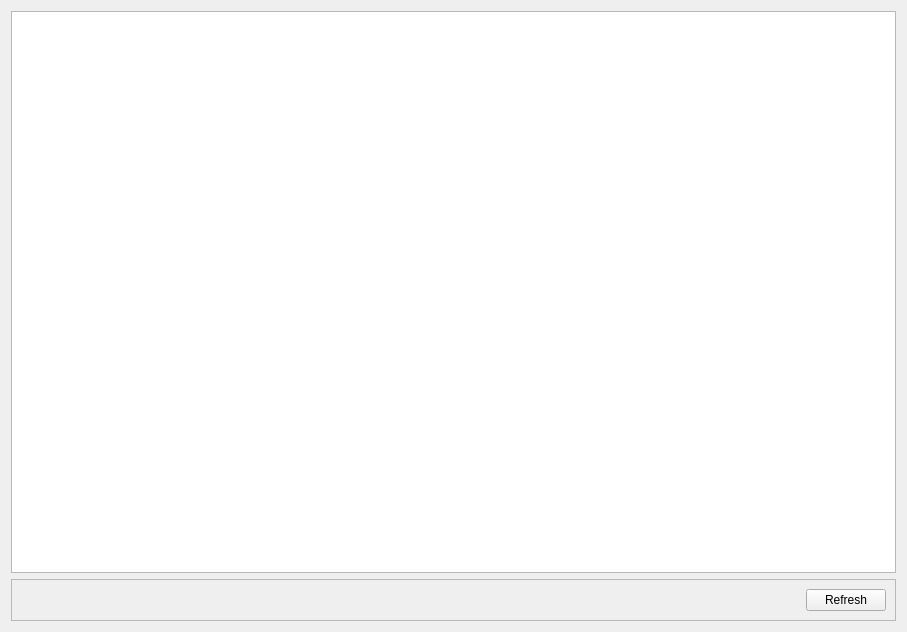
<?xml version="1.0" encoding="UTF-8"?>
<ui version="4.0">
 <class>Form</class>
 <widget class="QWidget" name="Form">
  <property name="geometry">
   <rect>
    <x>0</x>
    <y>0</y>
    <width>907</width>
    <height>632</height>
   </rect>
  </property>
  <property name="windowTitle">
   <string>Form</string>
  </property>
  <layout class="QGridLayout" name="gridLayout">
   <item row="0" column="0">
    <widget class="QTableView" name="view"/>
   </item>
   <item row="1" column="0">
    <widget class="QFrame" name="frame">
     <property name="frameShape">
      <enum>QFrame::StyledPanel</enum>
     </property>
     <property name="frameShadow">
      <enum>QFrame::Raised</enum>
     </property>
     <layout class="QGridLayout" name="gridLayout_2">
      <item row="0" column="1">
       <widget class="QPushButton" name="refresh">
        <property name="maximumSize">
         <size>
          <width>150</width>
          <height>55</height>
         </size>
        </property>
        <property name="text">
         <string>Refresh</string>
        </property>
       </widget>
      </item>
      <item row="0" column="0">
       <spacer name="horizontalSpacer">
        <property name="orientation">
         <enum>Qt::Horizontal</enum>
        </property>
        <property name="sizeHint" stdset="0">
         <size>
          <width>40</width>
          <height>20</height>
         </size>
        </property>
       </spacer>
      </item>
     </layout>
    </widget>
   </item>
  </layout>
 </widget>
 <resources/>
 <connections/>
</ui>
